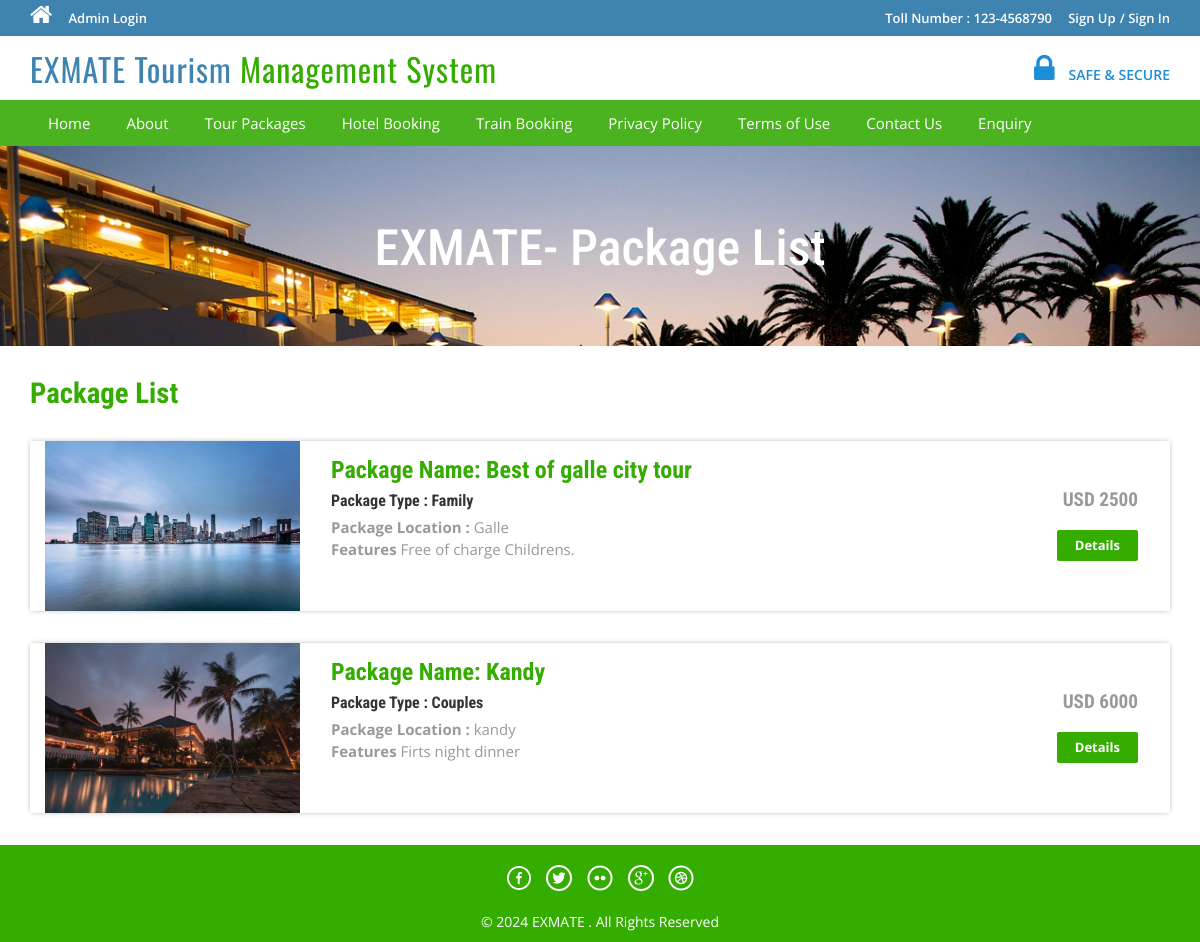
The app's page /package-list.php with its own data.
### tables this page shows
CREATE TABLE IF NOT EXISTS `tbltourpackages` (
  `PackageId` int NOT NULL AUTO_INCREMENT,
  `PackageName` varchar(200) DEFAULT NULL,
  `PackageType` varchar(150) DEFAULT NULL,
  `PackageLocation` varchar(100) DEFAULT NULL,
  `PackagePrice` int DEFAULT NULL,
  `PackageFetures` varchar(255) DEFAULT NULL,
  `PackageDetails` mediumtext,
  `PackageImage` varchar(100) DEFAULT NULL,
  `Creationdate` timestamp NULL DEFAULT CURRENT_TIMESTAMP,
  `UpdationDate` timestamp NULL DEFAULT NULL ON UPDATE CURRENT_TIMESTAMP,
  PRIMARY KEY (`PackageId`)
);

### package-list.php (the view, shortened to what this page needs)
<?php
include('includes/config.php');
?>
<!DOCTYPE HTML>
<html>
<head>
<link href="css/bootstrap.css" rel='stylesheet' type='text/css' />
<link href="css/style.css" rel='stylesheet' type='text/css' />
<link href="css/font-awesome.css" rel="stylesheet">
<link href="css/animate.css" rel="stylesheet" type="text/css" media="all">
</head>
<body>
<?php include('includes/header.php');?>
<div class="banner-3">
	<div class="container">
		<h1 class="wow zoomIn animated animated" data-wow-delay=".5s" style="visibility: visible; animation-delay: 0.5s; animation-name: zoomIn;"> EXMATE- Package List</h1>
	</div>
</div>
<div class="rooms">
	<div class="container">
		<div class="room-bottom">
			<h3>Package List</h3>
<?php $sql = "SELECT * from tbltourpackages";
$query = $dbh->prepare($sql);
$query->execute();
$results=$query->fetchAll(PDO::FETCH_OBJ);
if($query->rowCount() > 0)
{
foreach($results as $result)
{	?>
			<div class="rom-btm">
				<div class="col-md-3 room-left wow fadeInLeft animated" data-wow-delay=".5s">
					<img src="admin/pacakgeimages/<?php echo htmlentities($result->PackageImage);?>" class="img-responsive" alt="">
				</div>
				<div class="col-md-6 room-midle wow fadeInUp animated" data-wow-delay=".5s">
					<h4>Package Name: <?php echo htmlentities($result->PackageName);?></h4>
					<h6>Package Type : <?php echo htmlentities($result->PackageType);?></h6>
					<p><b>Package Location :</b> <?php echo htmlentities($result->PackageLocation);?></p>
					<p><b>Features</b> <?php echo htmlentities($result->PackageFetures);?></p>
				</div>
				<div class="col-md-3 room-right wow fadeInRight animated" data-wow-delay=".5s">
					<h5>USD <?php echo htmlentities($result->PackagePrice);?></h5>
					<a href="package-details.php?pkgid=<?php echo htmlentities($result->PackageId);?>" class="view">Details</a>
				</div>
				<div class="clearfix"></div>
			</div>
<?php }} ?>
		</div>
	</div>
</div>
<?php include('includes/footer.php');?>
</body>
</html>

### css/style.css (style rules this page uses)
html, body { font-size: 100%; background: #fff; font-family: 'Open Sans', sans-serif; }
body a,.grid_1,plan_1,plan_1.one,plan_1.two,i.icon1, i.icon2, i.icon3, i.icon4, i.icon5, i.icon6 { transition:0.5s all; -webkit-transition:0.5s all; -moz-transition:0.5s all; -o-transition:0.5s all; -ms-transition:0.5s all; }
h1,h2,h3,h4,h5,h6 { margin:0; font-family: 'Roboto Condensed', sans-serif; }
p { margin:0; }
a.view { padding: 6px 18px; font-weight: 700; color: #fff; background-color: #34ad00; border: 0; font-size: 13px; border-radius: 2px; -webkit-transition: all .2s; -moz-transition: all .2s; transition: all .2s; margin-top: 20px; display: inline-block; }
.banner-3 { background: url(../images/6.jpg)no-repeat; background-size: cover; -webkit-background-size: cover; -o-background-size: cover; -ms-background-size: cover; -moz-background-size: cover; min-height:200px; }
.banner-3 h1 { font-size: 50px; margin-bottom: 40px; padding: 1.5em 0 0; text-align: center; color: #fff; }
.rom-btm { margin-top: 2em; box-shadow: 0px 0px 5px -1px rgba(0, 0, 0, 0.37); }
.room-bottom h3 { font-size: 1.8em; font-weight: 700; color: #34ad00; }
.room-bottom { padding: 2em 0; }
.rom-btm h4 { font-size: 1.5em; font-weight: 700; color: #34ad00; }
.rom-btm p { font-size: 15px; color: #999; }
.rom-btm h6 { font-size: 1em; font-weight: 700; margin: 0.5em 0; }
.room-right { text-align: right; padding: 3em 2em; }
.room-midle { padding: 1em; }
.rom-btm h5 { font-size: 1.2em; font-weight: 700; color: #999; }

### records on screen
tbltourpackages: PackageImage (picture), PackageName "Best of galle city tour", PackageType "Family", PackageLocation "Galle", PackageFetures "Free of charge Childrens.", PackagePrice "2500"
tbltourpackages: PackageImage (picture), PackageName "Kandy", PackageType "Couples", PackageLocation "kandy", PackageFetures "Firts night dinner", PackagePrice "6000"
